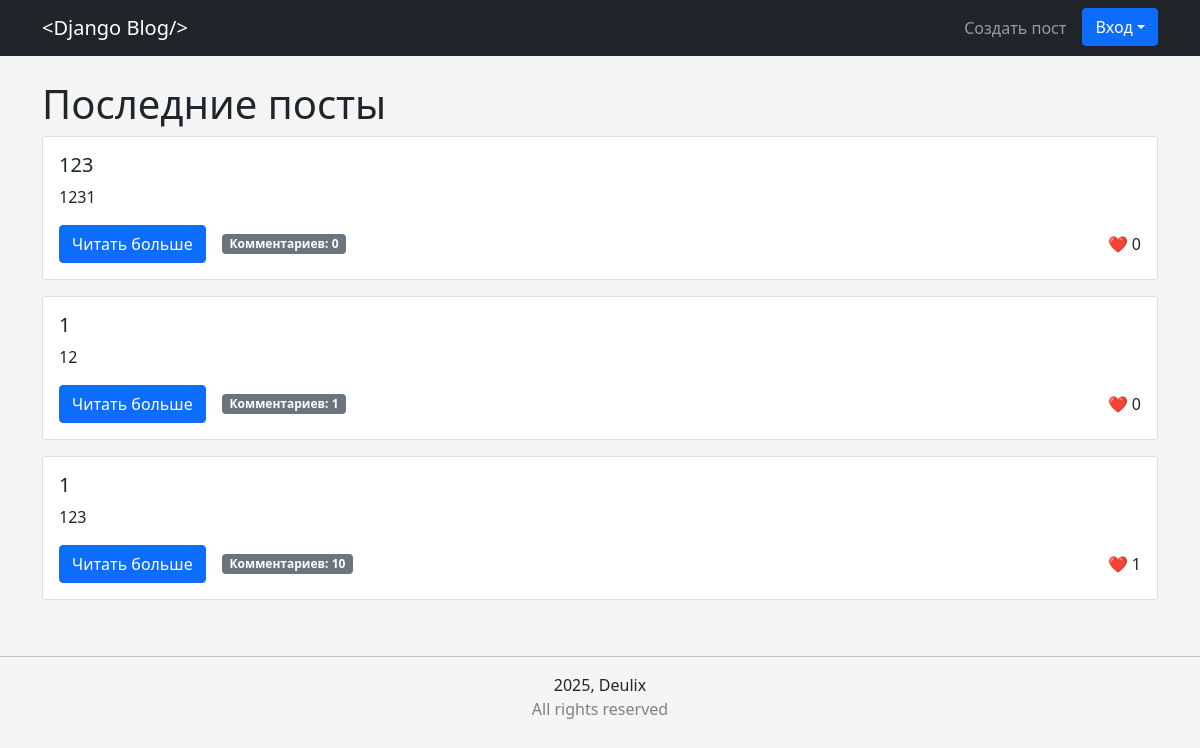
The app's page /, older data.
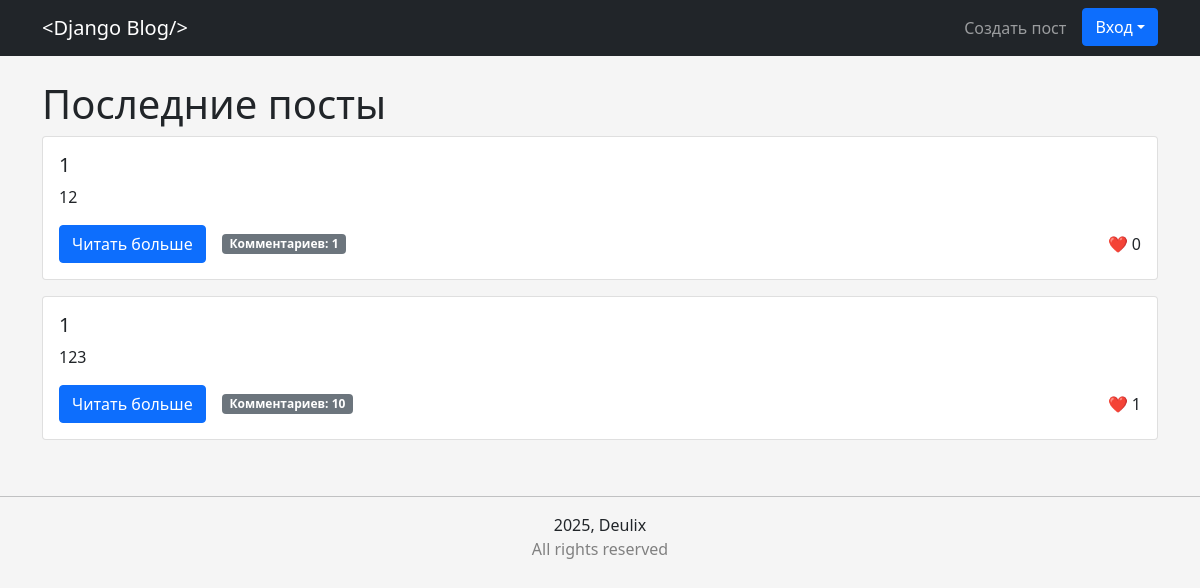
The same page, newer data.
### blog/models.py (models this page shows, shortened)
class Post(models.Model):
    title = models.CharField(max_length=100)
    content = models.TextField()
    author = models.ForeignKey(User, on_delete=models.CASCADE)
    created_at = models.DateTimeField(auto_now_add=True)
    updated_at = models.DateTimeField(auto_now=True)

### blog/views.py (the view)
# urls.py: path('', views.home, name='home'),
def home(request):
    posts = Post.objects.all().order_by("-created_at")
    liked_posts_ids = []
    if request.user.is_authenticated:
        liked_posts_ids = list(
            LikePost.objects.filter(user=request.user, post__in=posts).values_list(
                "post_id", flat=True
            )
        )
    return render(
        request, "home.html", {"posts": posts, "liked_posts_ids": liked_posts_ids}
    )

### blog/templates/home.html (shortened to what this page needs)
{% extends 'base.html' %}
{% block content %}
  {% if posts %}
    <h1>Последние посты</h1>
    {% for post in posts %}
      <div class="card mb-3">
        <div class="card-body">
          <h5 class="card-title">{{ post.title }}</h5>
          <p class="card-text">{{ post.content|truncatechars:200 }}</p>
          <div class="d-flex align-items-center">
            <a href="{% url 'post_detail' pk=post.pk %}" class="btn btn-primary me-3">Читать больше</a>
            <span class="badge bg-secondary me-3">
              Комментариев: {{ post.comments.count }}
            </span>
            <div class="likes">
              {% if user.is_authenticated %}
                <form action="{% url 'post_like_home' post.pk %}" method="post">
                  {% csrf_token %}
                  <button type="submit" style="border: 0cap; background: white;">
                    {% if post.id in liked_posts_ids %}
                      ❤️
                    {% else %}
                      🤍
                    {% endif %}
                    <span class="count">{{ post.likes.count }}</span>
                  </button>
                </form>
              {% else %}
                <span class="likes-count">
                  ❤️ {{ post.likes.count }}
                </span>
              {% endif %}
            </div>
          </div>
        </div>
      </div>
    {% endfor %}
  {% else %}
    <h1>Пока нет постов</h1>
  {% endif %}
{% endblock %}

Row changes from the older to the newer data that the page shows:
removed Post: title "123", content "1231", comments.count "0", likes.count "0"
